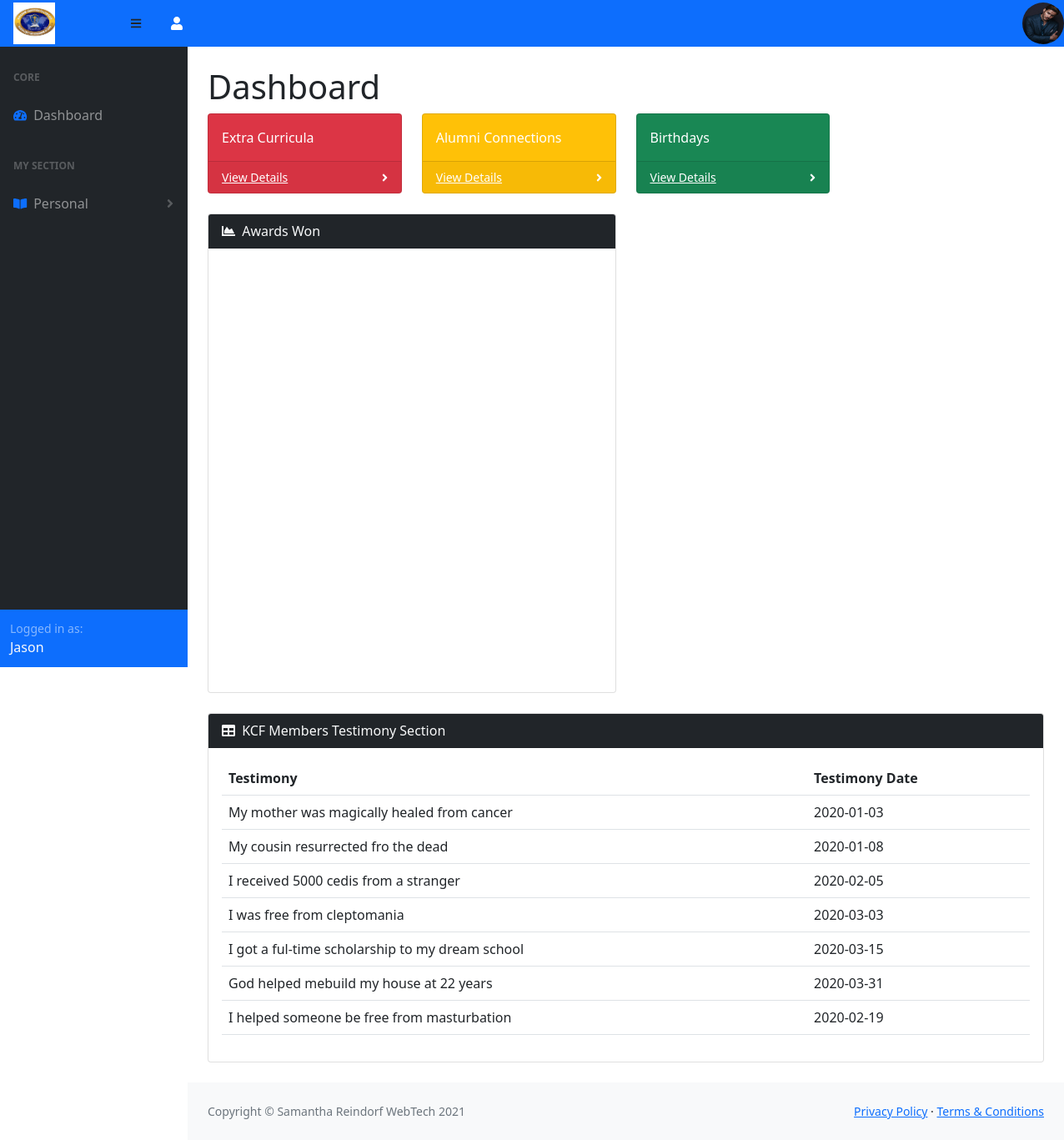
Page /FRONTEND/VIEW/KCF/index.php (signed in) on the committed database.
### tables this page shows
CREATE TABLE `user_profiles` (
  `post_id` int(11) NOT NULL,
  `user_id` int(11) NOT NULL,
  `profile_pic` varchar(255) NOT NULL
);

CREATE TABLE `fellowship_testimony` (
  `fellowship_id` int(11) DEFAULT NULL,
  `testimony_id` int(11) DEFAULT NULL
);

CREATE TABLE `testimonies` (
  `testimony_id` int(11) NOT NULL,
  `testimony_statement` longtext DEFAULT NULL,
  `testimony_date` date DEFAULT NULL
);

### FRONTEND/VIEW/KCF/index.php (the view, shortened to what this page needs)
<?php
require('../../../BACKEND/CONNECTIONS/database_connection.php');
?>
<!DOCTYPE html>
<html lang="en">
    <head>
        <link href="https://cdn.jsdelivr.net/npm/simple-datatables@latest/dist/style.css" rel="stylesheet" />
        <link href="css/styles.css" rel="stylesheet" />
    </head>
    <body class="sb-nav-fixed">
        <nav class="sb-topnav navbar navbar-expand navbar-primary bg-primary">
            <a class="navbar-brand ps-3" href="index.php">
                <img src="kcf.jpeg" alt="Logo" width="50px" height="50px" style="background-color:blue;">
            </a>
            <button class="btn btn-link btn-sm order-1 order-lg-0 me-4 me-lg-0 text-dark" id="sidebarToggle" href="#!"><i class="fas fa-bars"></i></button>
            <ul class="navbar-nav ms-auto ms-md-0 me-3 me-lg-4">
                <li class="nav-item dropdown">
                    <a class="nav-link dropdown-toggle" id="navbarDropdown" href="#" role="button" data-bs-toggle="dropdown" aria-expanded="false"><i class="fas fa-user fa-fw text-white"></i></a>
                </li>
            </ul>
              <span>
                <?php
                $user_id=$_SESSION['auth_user']['user_id'];
                $query="SELECT profile_pic FROM user_profiles WHERE user_id='$user_id'";
                $uImg=mysqli_query($connection,$query);
                while($section=mysqli_fetch_assoc($uImg))
                {
                    $pro=$section['profile_pic'];
                }
                ?>
                 <a href="profileChange.php">
                    <img src="<?php echo $pro?>"
                    data-bs-toggle="tooltip" data-placement="bottom" title="click to upload a profile pic"   href="profileChange.php" alt="picture" width="50px" height="50px" style="border-radius:30px; margin-left:960px">
                </a>
            </span>
        </nav>
        <div id="layoutSidenav">
            <div id="layoutSidenav_nav">
                <nav class="sb-sidenav accordion sb-sidenav-dark" id="sidenavAccordion">
                    <div class="sb-sidenav-menu">
                        <div class="nav">
                            <div class="sb-sidenav-menu-heading">Core</div>
                            <a class="nav-link" href="index.php">
                                <div class="sb-nav-link-icon text-primary"><i class="fas fa-tachometer-alt"></i></div>
                                Dashboard
                            </a>
                            <div class="sb-sidenav-menu-heading">
                                My Section
                            </div>
                            <a class="nav-link collapsed" href="#" data-bs-toggle="collapse" data-bs-target="#collapsePages" aria-expanded="false" aria-controls="collapsePages">
                                <div class="sb-nav-link-icon text-primary"><i class="fas fa-book-open"></i></div>
                                        Personal
                                <div class="sb-sidenav-collapse-arrow"><i class="fas fa-angle-down"></i></div>
                            </a>
                        </div>
                    </div>
                    <div class="sb-sidenav-footer bg-primary">
                        <div class="small">Logged in as:</div>
                           <div class="font-weight-bold text-light">
                        <?php
                            echo $firstname=$_SESSION['auth_user']['fname'];
                         ?>
                    </div>
                    </div>
                </nav>
            </div>
            <div id="layoutSidenav_content">
                <main>
                    <div class="container-fluid px-4">
                        <h1 class="mt-4">Dashboard</h1>
                        <div class="row">
                            <div class="col-xl-3 col-md-6">
                                <div class="card bg-danger text-white mb-4">
                                    <div class="card-body">Extra Curricula</div>
                                    <div class="card-footer d-flex align-items-center justify-content-between">
                                        <a class="small text-white stretched-link" href="xtra.php">View Details</a>
                                        <div class="small text-white"><i class="fas fa-angle-right"></i></div>
                                    </div>
                                </div>
                            </div>
                            <div class="col-xl-3 col-md-6">
                                <div class="card bg-warning text-white mb-4">
                                    <div class="card-body">Alumni Connections</div>
                                    <div class="card-footer d-flex align-items-center justify-content-between">
                                        <a class="small text-white stretched-link" href="KCFalumni.php">View Details</a>
                                        <div class="small text-white"><i class="fas fa-angle-right"></i></div>
                                    </div>
                                </div>
                            </div>
                            <div class="col-xl-3 col-md-6">
                                <div class="card bg-success text-white mb-4">
                                    <div class="card-body">Birthdays</div>
                                    <div class="card-footer d-flex align-items-center justify-content-between">
                                        <a class="small text-white stretched-link" href="birthdays.php">View Details</a>
                                        <div class="small text-white"><i class="fas fa-angle-right"></i></div>
                                    </div>
                                </div>
                            </div>
                        </div>
                        <div class="row">
                            <div class="col-xl-6">
                                <div class="card mb-4">
                                    <div class="card-header text-light bg-dark">
                                        <i class="fas fa-chart-area me-1"></i>
                                        Awards Won
                                    </div>
                                    <div class="card-body">
                                        <div id="columnchart_material" style="width: 1000px; height: 500px;"></div>
                                    </div>
                                </div>
                            </div>
                        </div>
                        <div class="card mb-4">
                            <div class="card-header text-light bg-dark">
                                <i class="fas fa-table me-1"></i>
                                KCF Members Testimony Section
                            </div>
                            <div class="card-body">
                            <?php
                            $query="SELECT testimonies.testimony_statement, testimonies.testimony_date, fellowship_testimony.fellowship_id
                            FROM testimonies INNER JOIN fellowship_testimony on fellowship_testimony.testimony_id=testimonies.testimony_id WHERE fellowship_id=111";
                           if($runQuery=mysqli_query($connection,$query)){
                            if(mysqli_num_rows($runQuery)>0)
                            {
                                    echo "<table class='table'>";
                                    echo "<tr>";
                                    echo "<th>Testimony</th>";
                                    echo "<th>Testimony Date</th>";
                                    echo "</tr>";
                                while($row=mysqli_fetch_array($runQuery)){
                                    echo "<tr>";
                                    echo "<td>".$row['testimony_statement']. "</td>";
                                    echo "<td>" .$row['testimony_date'].  "</td>";
                                }
                                echo "</table>";
                                }else{
                                    echo "No records found";
                                }
                                }
                            ?>
                            </div>
                        </div>
                    </div>
                </main>
                <footer class="py-4 bg-light mt-auto">
                    <div class="container-fluid px-4">
                        <div class="d-flex align-items-center justify-content-between small">
                            <div class="text-muted">Copyright &copy; Samantha Reindorf WebTech 2021</div>
                            <div>
                                <a href="#">Privacy Policy</a>
                                &middot;
                                <a href="#">Terms &amp; Conditions</a>
                            </div>
                        </div>
                    </div>
                </footer>
            </div>
        </div>
    </body>
</html>

### rows in the picture
user_profiles: profile_pic (picture)
fellowship_testimony: testimony.testimony_statement "My mother was magically healed from cancer", testimony.testimony_date "2020-01-03"
fellowship_testimony: testimony.testimony_statement "My cousin resurrected fro the dead", testimony.testimony_date "2020-01-08"
fellowship_testimony: testimony.testimony_statement "I received 5000 cedis from a stranger", testimony.testimony_date "2020-02-05"
fellowship_testimony: testimony.testimony_statement "I was free from cleptomania", testimony.testimony_date "2020-03-03"
fellowship_testimony: testimony.testimony_statement "I got a ful-time scholarship to my dream school", testimony.testimony_date "2020-03-15"
fellowship_testimony: testimony.testimony_statement "God helped mebuild my house at 22 years", testimony.testimony_date "2020-03-31"
fellowship_testimony: testimony.testimony_statement "I helped someone be free from masturbation", testimony.testimony_date "2020-02-19"

### other values in the picture
$firstname=$_SESSION['auth_user']['fname'] "Jason"
